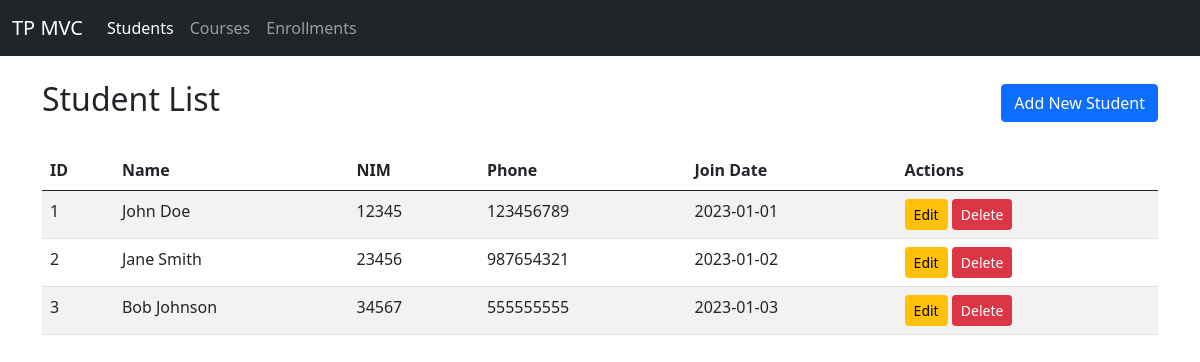
/tp_mvc/index.php, run on the app's committed database.
### tables this page shows
CREATE TABLE students (
  id INT AUTO_INCREMENT PRIMARY KEY,
  name VARCHAR(100) NOT NULL,
  nim VARCHAR(20) NOT NULL UNIQUE,
  phone VARCHAR(15),
  join_date DATE
);

### tp_mvc/controllers/StudentController.php (called while the page is built, shortened)
<?php
require_once 'models/Student.php';
class StudentController {
    private $student;
    public function __construct($conn) {
        $this->student = new Student($conn);
    }
    public function index() {
        $result = $this->student->getAll();
        include 'views/student_view.php';
    }
}
?>

### tp_mvc/models/Student.php (called while the page is built, shortened)
<?php
class Student {
    private $conn;
    public function __construct($conn) {
        $this->conn = $conn;
    }
    public function getAll() {
        $sql = "SELECT * FROM students";
        $result = $this->conn->query($sql);
        return $result;
    }
}
?>

### tp_mvc/views/student_view.php (the view)
<?php include 'views/layouts/header.php'; ?>
<div class="d-flex justify-content-between align-items-center mb-4">
  <h2>Student List</h2>
  <a href="index.php?action=createStudent" class="btn btn-primary">Add New Student</a>
</div>
<table class="table table-striped">
  <thead>
    <tr>
      <th>ID</th>
      <th>Name</th>
      <th>NIM</th>
      <th>Phone</th>
      <th>Join Date</th>
      <th>Actions</th>
    </tr>
  </thead>
  <tbody>
    <?php
    if ($result->num_rows > 0) {
      while ($row = $result->fetch_assoc()) {
        echo "<tr>
                <td>{$row['id']}</td>
                <td>{$row['name']}</td>
                <td>{$row['nim']}</td>
                <td>{$row['phone']}</td>
                <td>{$row['join_date']}</td>
                <td>
                  <a href='index.php?action=editStudent&id={$row['id']}' class='btn btn-sm btn-warning'>Edit</a>
                  <a href='index.php?action=deleteStudent&id={$row['id']}' class='btn btn-sm btn-danger' onclick='return confirm(\"Apakah Anda yakin ingin menghapus ini?\")'>Delete</a>
                </td>
              </tr>";
      }
    } else {
      echo "<tr><td colspan='6' class='text-center'>No students found</td></tr>";
    }
    ?>
  </tbody>
</table>
<?php include 'views/layouts/footer.php'; ?>

### data on the page
students: id "1", name "John Doe", nim "12345", phone "123456789", join_date "2023-01-01"
students: id "2", name "Jane Smith", nim "23456", phone "987654321", join_date "2023-01-02"
students: id "3", name "Bob Johnson", nim "34567", phone "555555555", join_date "2023-01-03"
